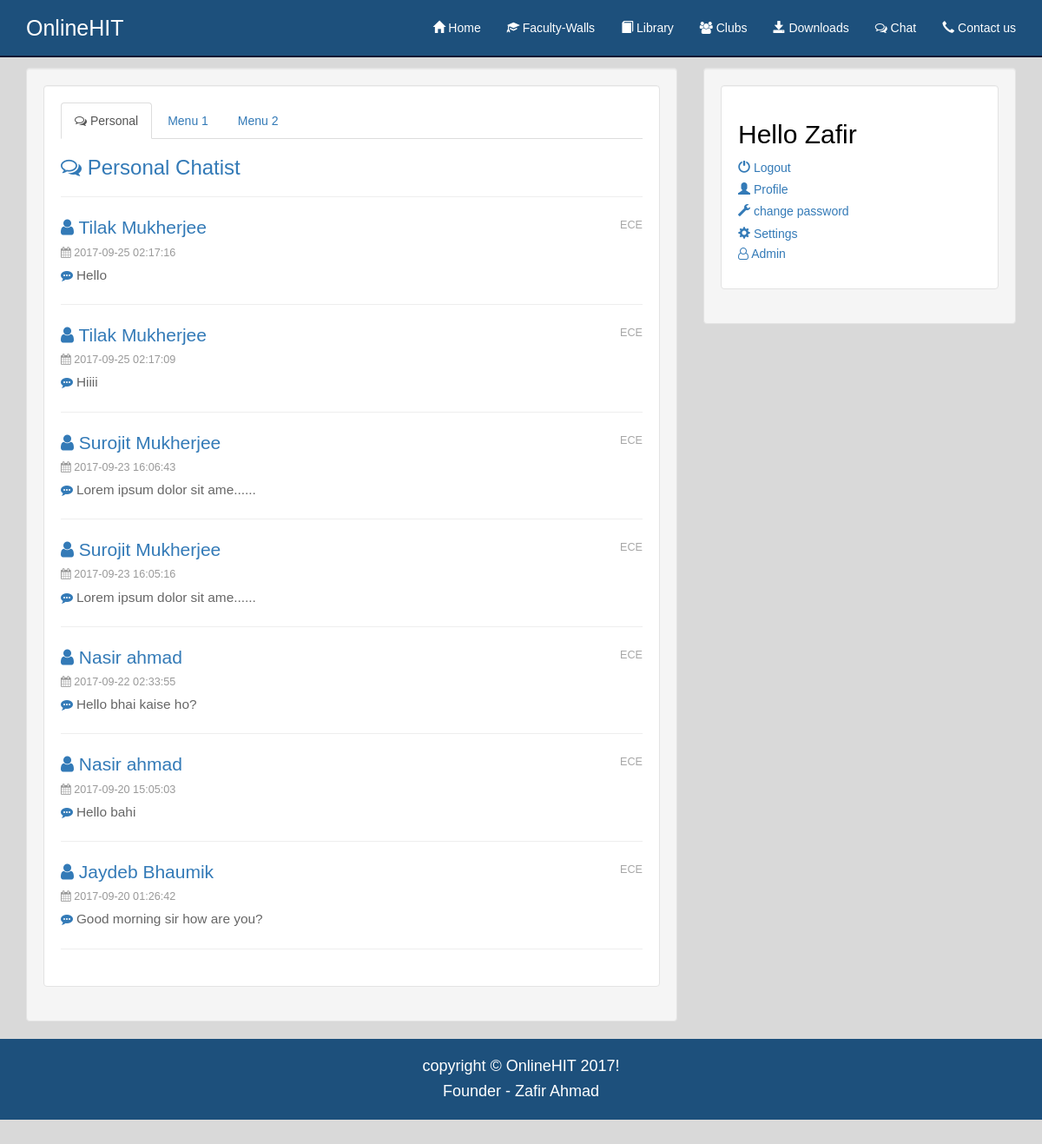
The page /chatlist.php (signed in) on the database its author committed.
### tables this page shows
CREATE TABLE IF NOT EXISTS `message` (
`id` bigint(11) NOT NULL,
  `from` bigint(11) NOT NULL,
  `to` bigint(11) NOT NULL,
  `message` text NOT NULL,
  `time` timestamp NOT NULL DEFAULT CURRENT_TIMESTAMP ON UPDATE CURRENT_TIMESTAMP,
  `fromv` int(1) NOT NULL DEFAULT '1',
  `tov` int(1) NOT NULL DEFAULT '1'
);

CREATE TABLE IF NOT EXISTS `users` (
`user_id` int(11) NOT NULL,
  `username` varchar(50) NOT NULL,
  `password` varchar(32) NOT NULL,
  `first_name` varchar(30) NOT NULL,
  `last_name` varchar(30) NOT NULL,
  `email` varchar(1024) NOT NULL,
  `email_code` varchar(32) NOT NULL,
  `active` int(11) NOT NULL DEFAULT '0',
  `type` varchar(20) NOT NULL DEFAULT '0',
  `department` varchar(5) NOT NULL,
  `member` varchar(20) DEFAULT NULL,
  `year` int(1) NOT NULL,
  `uni_roll` bigint(20) DEFAULT NULL,
  `uni_reg` bigint(20) DEFAULT NULL,
  `college_id` varchar(20) DEFAULT NULL,
  `course_duration` int(2) NOT NULL,
  `batch` int(1) NOT NULL,
  `gender` varchar(1) NOT NULL,
  `allow_email` int(1) NOT NULL DEFAULT '1',
  `profile` varchar(55) NOT NULL,
  `details` int(1) NOT NULL DEFAULT '0',
  `faculty` int(1) NOT NULL DEFAULT '0',
  `joined_on` timestamp NOT NULL DEFAULT CURRENT_TIMESTAMP ON UPDATE CURRENT_TIMESTAMP
);

### core/init.php (called while the page is built, shortened)
<?php
	require "database/connect.php";
	require "functions/users.php";
	require "functions/chat.php";
	if(logged_in() === true)
	{
		$session_user_id = $_SESSION['user_id'];
		$user_data = user_data($session_user_id,'user_id','username','password','first_name','last_name','email','email_code','type','department','member','year','batch','gender','details','uni_roll','uni_reg','college_id','faculty');
	}
?>

### core/functions/users.php (called while the page is built, shortened)
			<?php
function user_data($user_id)
{
	global $db;
	$user_id = (int)$user_id;
	$func_num_args = func_num_args();
	$func_get_args = func_get_args();
	if($func_num_args > 1){
		unset($func_get_args[0]);
		$fields 	= "`".implode("`, `", $func_get_args)."`";
		if($result 	= $db->query("SELECT $fields FROM `users` WHERE `user_id` = $user_id"))
		{
			$data 		= $result->fetch_assoc();
			return $data;
		}
	}
}
?>

### core/functions/chat.php (the view, shortened to what this page needs)
					<?php
function grab_personal_chat_list()
{
	global $user_data;
	global $dbchat;
	$user_id = $user_data['user_id'];
	$query = "
					SELECT * FROM `message` WHERE `id` IN
						(	SELECT MAX(`id`) FROM `message` GROUP BY
							`to`,`from` HAVING `from` = '$user_id' OR `to`= '$user_id'
						)
					AND `fromv` = '1' ORDER BY `time` DESC LIMIT 200
			";
	if($result = $dbchat->query($query))
	{
		if($result->num_rows == 0)
		{
			echo "Sorry No Chat";
		}
		else
		{
			while($row = $result->fetch_object())
			{
				?>
					<li>
				   		<div class="chat_list_item">
				   			<span class="lead">
									<?php
										if($row->from != $user_id)
										{
											$contact = user_data($row->from,'user_id','username','password','first_name','last_name','email','email_code','type','department','member','year','batch','gender','details','uni_roll','uni_reg','college_id');
											?>
					<a href="chat.php?UsPxDiMnjd=<?php echo $contact['email_code']; ?>&ApLUmnDk=23EpQZ<?php echo $contact['user_id']; ?>&SaltAPuId=<?php echo md5('2:6:4:95'.$contact['user_id']); ?>&ReceiverIDP=<?php echo md5('2:6::4:95'.$user_data['user_id']); ?>">
						<i class="fa fa-user"></i>
											<?php echo $contact['first_name'].' '.$contact['last_name']; ?>
												</a>
											<?php
										}
										else
										{
											$contact = user_data($row->to,'user_id','username','password','first_name','last_name','email','email_code','type','department','member','year','batch','gender','details','uni_roll','uni_reg','college_id');
											?>
					<a href="chat.php?UsPxDiMnjd=<?php echo $contact['email_code']; ?>&ApLUmnDk=23EpQZ<?php echo $contact['user_id']; ?>&SaltAPuId=<?php echo md5('2:6:4:95'.$contact['user_id']); ?>&ReceiverIDP=<?php echo md5('2:6::4:95'.$user_data['user_id']); ?>">
													<i class="fa fa-user"></i>
											<?php echo $contact['first_name'].' '.$contact['last_name']; ?>
												</a>
											<?php
										}
									 ?>
				   			</span>
				   			<span class="time" id="float_right">ECE</span>
				   			<br><span class="time"><i class="fa fa-calendar"></i>
				   				<?php echo $row->time; ?>
				   			</span>
				   		</div>
				   		<div>
				   			<p><i class="fa fa-commenting"></i>
								<span class="time-h"><?php
									if(strlen($row->message) < 30)
									{
										echo $row->message;
									}
									else
									{
										echo substr($row->message,0,25).'......';
									}
								?></span>
				   			</p>
				   		</div>
				   	</li>
					<hr>
				<?php
			}
		}
	}
}
?>

### includes/widgets/loggedin.php (shortened to what this page needs)
<div class="widget" id='aside_menu'>
	<div class="inner well well-wb">
	<h2>Hello <?php echo $user_data['first_name']; ?></h2>
	<ul>
		<li><a href="logout.php">
		<span class="glyphicon glyphicon-off" aria-hidden="true"></span> Logout </a></li>
		<li><a href="<?php echo $user_data['username']; ?>">
		<span class="glyphicon glyphicon-user" aria-hidden="true"></span> Profile</a></li>
		<li><a href="changepassword.php">
		<span class="glyphicon glyphicon-wrench" aria-hidden="true"></span> change password</a></li>
		<li><a href="settings.php">
		<span class="glyphicon glyphicon-cog" aria-hidden="true"></span> Settings</a></li>
				<?php
			if($user_data['type'] == 'admin')
			{
				?>
					<a href="admin.php"><i class="fa fa-user-o"></i> Admin</a>
				<?php
			}
		 ?>
	</ul>
	</div>
</div>

### css/main.css (style rules this page uses)
ul { list-style-type: none; }
* { margin:0; padding: 0; }
body { font-family:arial; line-height: 1.5em; background-color: #d9d9d9; border-right: 0; }
p { font-family: arial; }
ul li { list-style-type: none; line-height:1.8em; }

### css/general.css (style rules this page uses)
#float_right { float: right; color: #a6a6a6; font-size: 0.9em; }
.well-wb { background-color: white; color: black; }
.time { color: #999999; font-size: 0.9em; }
.time-h { color: #666666; font-size: 1.1em; }

### rows shown on the page
message: users.first_name "Tilak", users.last_name "Mukherjee", time "2017-09-25 02:17:16", message "Hello"
message: users.first_name "Tilak", users.last_name "Mukherjee", time "2017-09-25 02:17:09", message "Hiiii"
message: users.first_name "Surojit", users.last_name "Mukherjee", time "2017-09-23 16:06:43", message "Lorem ipsum dolor sit ame"
message: users.first_name "Surojit", users.last_name "Mukherjee", time "2017-09-23 16:05:16", message "Lorem ipsum dolor sit ame"
message: users.first_name "Nasir", users.last_name "ahmad", time "2017-09-22 02:33:55", message "Hello bhai kaise ho?"
message: users.first_name "Nasir", users.last_name "ahmad", time "2017-09-20 15:05:03", message "Hello bahi"
message: users.first_name "Jaydeb", users.last_name "Bhaumik", time "2017-09-20 01:26:42", message "Good morning sir how are you?"
users: first_name "Zafir"
